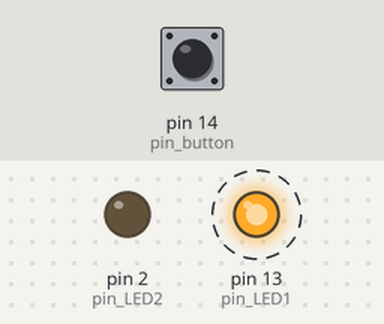
Recording of a sketch running on a simulated Arduino Uno, built with avr-gcc and run on an emulated ATmega328P. Shown: output pins drawn as LEDs (lit = HIGH). Dashed ring = blinking. Inputs (shaded band) come from the test bench; at power-on: pin 14 (pin_button) LOW.

Above: at 3.8 s.
3.9 s: pin 14 (pin_button) pulled HIGH for 1.3 s
At 4.7 s:
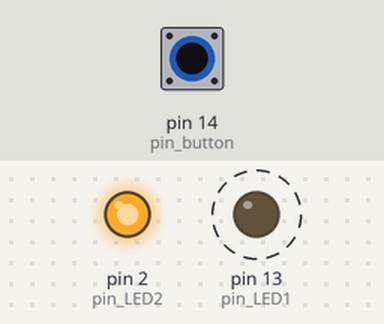
7.4 s: pin 14 (pin_button) pulled HIGH for 3.2 s
At 9.7 s:
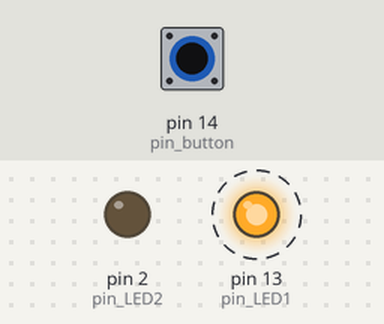
Timing chart, 0 to 18.1 s (numbered marks = the images above; inputs shaded):
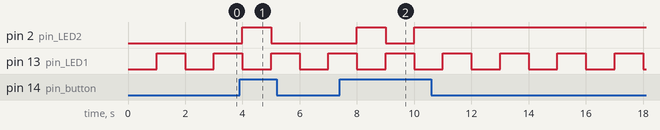

The sketch:

LAB6_2_3.ino
```cpp
int pin_button = 14;
int pin_LED1 = 13, pin_LED2 = 2;
boolean LED_state1 = false;
boolean LED_state2 = false;

void setup() {
  pinMode(pin_button, INPUT);

  pinMode(pin_LED1, OUTPUT);
  digitalWrite(pin_LED1, LED_state1);

  pinMode(pin_LED2, OUTPUT);
  digitalWrite(pin_LED2, LED_state2);
}

void loop() {
  digitalWrite(pin_LED1, LED_state1);
  delay(1000);
  LED_state1 = !LED_state1;

  if(digitalRead(pin_button)){
    LED_state2 = !LED_state2;
    digitalWrite(pin_LED2, LED_state2);
  }
}
```

Measured:
- after the input at 3.9 s, pin 2 (pin_LED2): LOW → HIGH after 0.10 s, → LOW 1.0 s later
- after the input at 7.4 s, pin 2 (pin_LED2): LOW → HIGH after 0.60 s, → LOW 1.0 s later, → HIGH 1.0 s later
- by itself, pin 13 (pin_LED1): alternates HIGH for 1.0 s and LOW for 1.0 s
